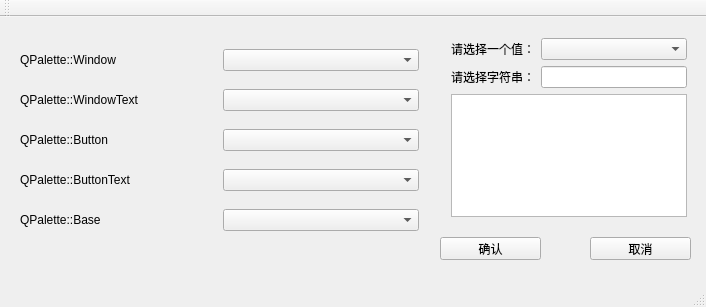
<?xml version="1.0" encoding="UTF-8"?>
<ui version="4.0">
 <class>MainWindow</class>
 <widget class="QMainWindow" name="MainWindow">
  <property name="geometry">
   <rect>
    <x>0</x>
    <y>0</y>
    <width>706</width>
    <height>307</height>
   </rect>
  </property>
  <property name="windowTitle">
   <string>MainWindow</string>
  </property>
  <widget class="QWidget" name="centralWidget">
   <widget class="QPushButton" name="OK">
    <property name="geometry">
     <rect>
      <x>440</x>
      <y>220</y>
      <width>101</width>
      <height>23</height>
     </rect>
    </property>
    <property name="text">
     <string>确认</string>
    </property>
   </widget>
   <widget class="QPushButton" name="Cancel">
    <property name="geometry">
     <rect>
      <x>590</x>
      <y>220</y>
      <width>101</width>
      <height>23</height>
     </rect>
    </property>
    <property name="text">
     <string>取消</string>
    </property>
   </widget>
   <widget class="QWidget" name="">
    <property name="geometry">
     <rect>
      <x>9</x>
      <y>9</y>
      <width>421</width>
      <height>231</height>
     </rect>
    </property>
    <layout class="QGridLayout" name="gridLayout_2">
     <item row="0" column="0">
      <widget class="QLabel" name="label">
       <property name="text">
        <string>QPalette::Window</string>
       </property>
      </widget>
     </item>
     <item row="0" column="1">
      <widget class="QComboBox" name="windowComboBox"/>
     </item>
     <item row="1" column="0">
      <widget class="QLabel" name="label_2">
       <property name="text">
        <string>QPalette::WindowText</string>
       </property>
      </widget>
     </item>
     <item row="1" column="1">
      <widget class="QComboBox" name="windowtextComboBox"/>
     </item>
     <item row="2" column="0">
      <widget class="QLabel" name="label_3">
       <property name="text">
        <string>QPalette::Button</string>
       </property>
      </widget>
     </item>
     <item row="2" column="1">
      <widget class="QComboBox" name="buttonComboBox"/>
     </item>
     <item row="3" column="0">
      <widget class="QLabel" name="label_4">
       <property name="text">
        <string>QPalette::ButtonText</string>
       </property>
      </widget>
     </item>
     <item row="3" column="1">
      <widget class="QComboBox" name="buttontextComboBox"/>
     </item>
     <item row="4" column="0">
      <widget class="QLabel" name="label_5">
       <property name="text">
        <string>QPalette::Base</string>
       </property>
      </widget>
     </item>
     <item row="4" column="1">
      <widget class="QComboBox" name="baseComboBox"/>
     </item>
    </layout>
   </widget>
   <widget class="QWidget" name="">
    <property name="geometry">
     <rect>
      <x>440</x>
      <y>10</y>
      <width>258</width>
      <height>201</height>
     </rect>
    </property>
    <layout class="QGridLayout" name="gridLayout">
     <item row="0" column="0">
      <widget class="QLabel" name="label_6">
       <property name="text">
        <string>请选择一个值：</string>
       </property>
      </widget>
     </item>
     <item row="0" column="1">
      <widget class="QComboBox" name="dataComboBox"/>
     </item>
     <item row="1" column="0">
      <widget class="QLabel" name="label_7">
       <property name="text">
        <string>请选择字符串：</string>
       </property>
      </widget>
     </item>
     <item row="1" column="1">
      <widget class="QLineEdit" name="lineEdit"/>
     </item>
     <item row="2" column="0" colspan="2">
      <widget class="QTextEdit" name="textEdit"/>
     </item>
    </layout>
   </widget>
  </widget>
  <widget class="QMenuBar" name="menuBar">
   <property name="geometry">
    <rect>
     <x>0</x>
     <y>0</y>
     <width>706</width>
     <height>23</height>
    </rect>
   </property>
  </widget>
  <widget class="QToolBar" name="mainToolBar">
   <attribute name="toolBarArea">
    <enum>TopToolBarArea</enum>
   </attribute>
   <attribute name="toolBarBreak">
    <bool>false</bool>
   </attribute>
  </widget>
  <widget class="QStatusBar" name="statusBar"/>
 </widget>
 <layoutdefault spacing="6" margin="11"/>
 <resources/>
 <connections/>
</ui>
